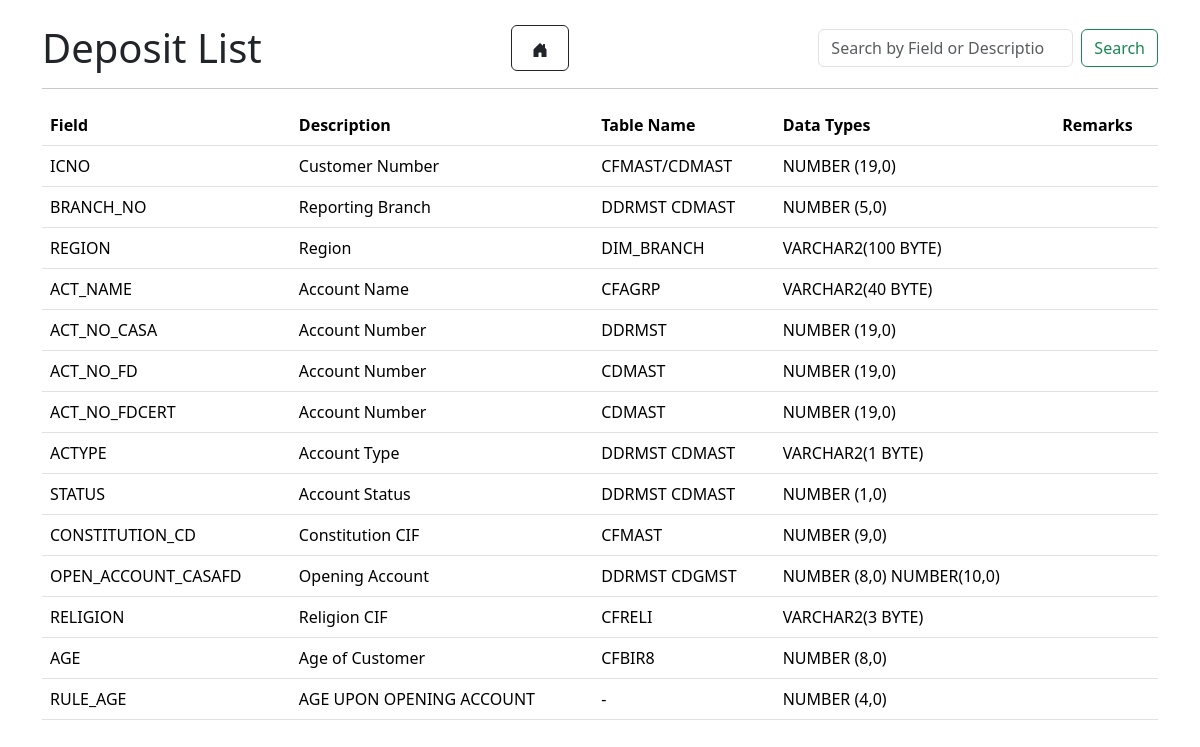
Page /datas/deposits/ on the earlier database version.
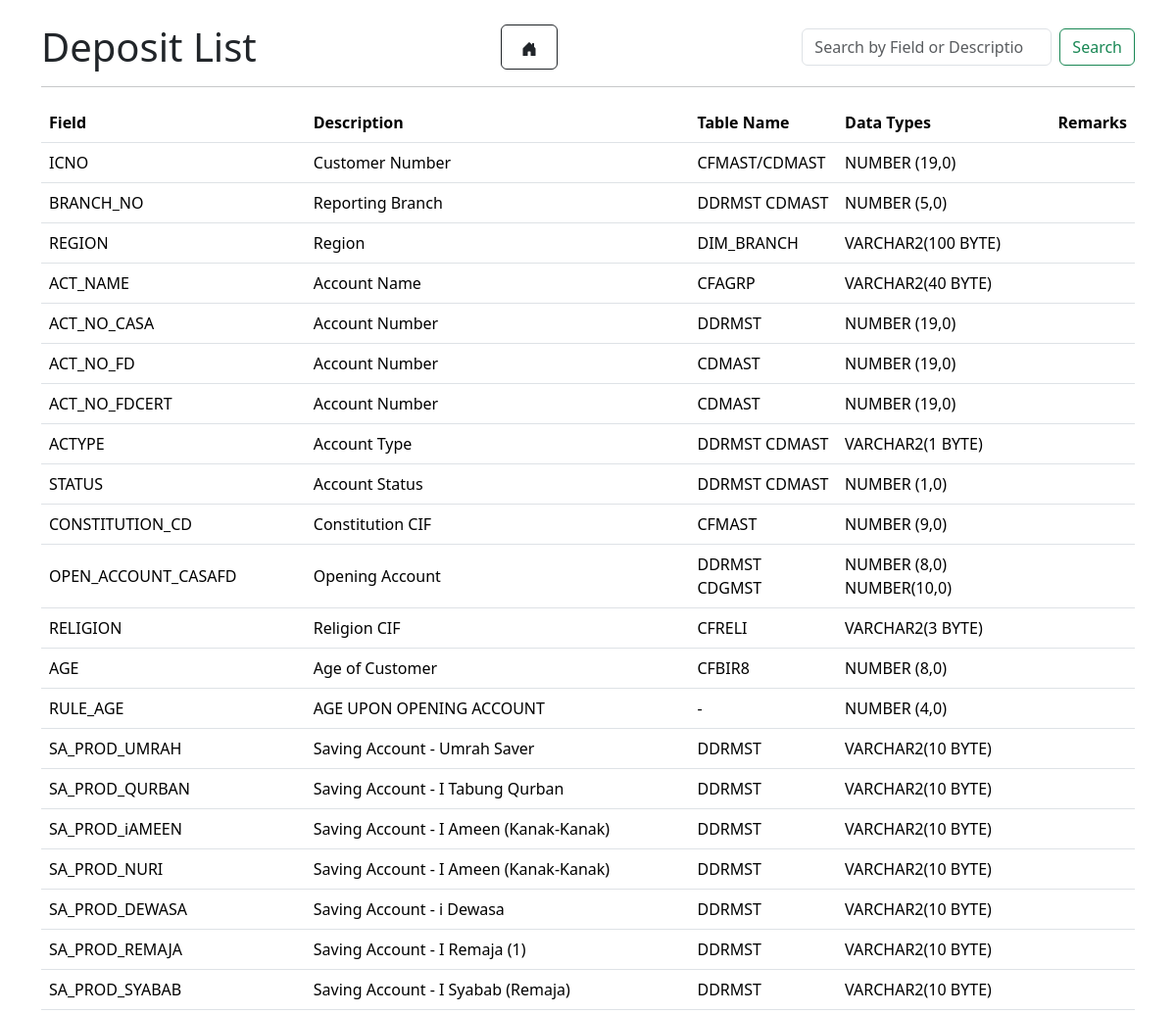
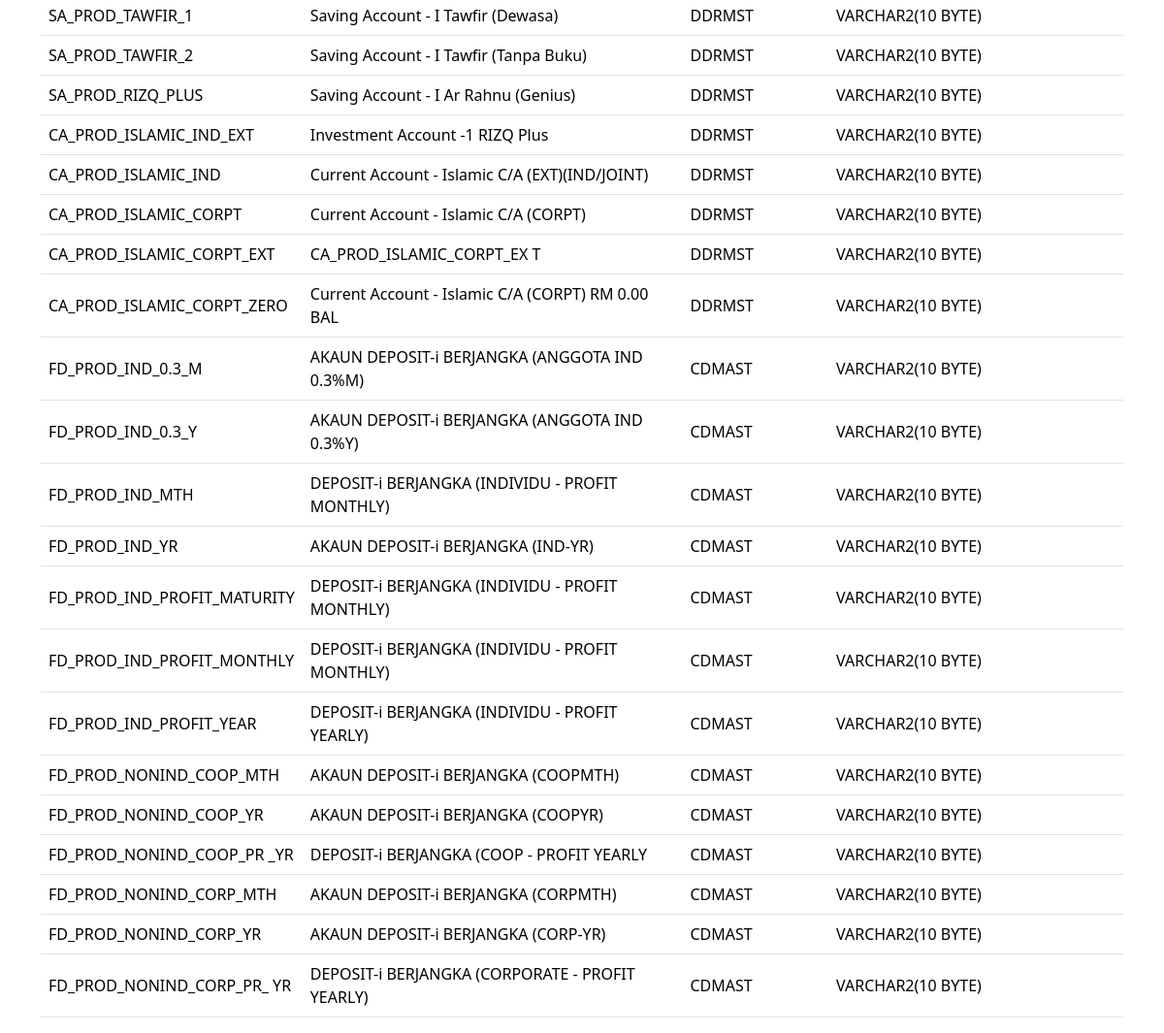
Same page on the later database version (2 pictures, top to bottom).
### datas/models.py (models this page shows, shortened)
class Deposit(models.Model):
    field = models.CharField(max_length=100)
    description = models.CharField(max_length=200)
    table_name = models.CharField(max_length=50)
    datatype = models.CharField(max_length=50)
    remarks = models.CharField(max_length=250, blank=True, null=True)

### datas/views.py (the view)
# urls.py: path('deposits/', dep_list, name='dep_list'),
def dep_list(request):
    query = request.GET.get('q')
    if query:
        deposits = Deposit.objects.filter(field__icontains=query) | Deposit.objects.filter(description__icontains=query)
    else:
        deposits = Deposit.objects.all()
    if request.headers.get('x-requested-with') == 'XMLHttpRequest':
        html = render_to_string('datas/partial_deposit_list.html', {'deposits': deposits})
        return JsonResponse({'html': html})
    return render(request, 'datas/dep_list.html', {'deposits': deposits})

### datas/templates/datas/dep_list.html (shortened to what this page needs)
<!DOCTYPE html>
<html lang="en">
<head>
    {% load static %}
    <link href="{% static 'bootstrap/css/bootstrap.min.css' %}" rel="stylesheet">
</head>
<div class="container mt-4">
    <div class="d-flex justify-content-between align-items-center mb-3">
        <h1 class="mb-0">Deposit List</h1>
        <a href="{% url 'front_page' %}" class="btn btn-outline-dark"> </a>
    <form class="d-flex" id="search-form">
            <input class="form-control me-2" type="search" id="search-input" placeholder="Search by Field or Description" aria-label="Search" style = "width: 255px">
            <button class="btn btn-outline-success" type="submit">Search</button>
        </form>
    </div>
<hr>
<body>
    <div class="table-responsive">
        <table class="table align-middle">
            <thead>
                <tr class="align-middle">
                    <th>Field</th>
                    <th>Description</th>
                    <th>Table Name</th>
                    <th>Data Types</th>
                    <th>Remarks</th>
                </tr>
            </thead>
            <tbody id="deposit-table-body">
                {% for deposit in deposits %}
                <tr class="align-middle">
                    <td>{{ deposit.field }}</td>
                    <td>{{ deposit.description }}</td>
                    <td>{{ deposit.table_name }}</td>
                    <td>{{ deposit.datatype }}</td>
                    <td>{{ deposit.remarks }}</td>
                </tr>
                {% empty %}
                <tr>
                    <td colspan="5">No results found.</td>
                </tr>
                {% endfor %}
            </tbody>
        </table>
    </div>
</body>
</html>

### datas/templates/datas/dep_list.html (style rules this page uses)
.btn.btn-outline-dark { padding: 10px 20px; transition: all 0.3s ease; }

Differences in the rows shown:
added Deposit: field "SA_PROD_UMRAH", description "Saving Account - Umrah Saver", table_name "DDRMST", datatype "VARCHAR2(10 BYTE)"
added Deposit: field "SA_PROD_QURBAN", description "Saving Account - I Tabung Qurban", table_name "DDRMST", datatype "VARCHAR2(10 BYTE)"
added Deposit: field "SA_PROD_iAMEEN", description "Saving Account - I Ameen (Kanak-Kanak)", table_name "DDRMST", datatype "VARCHAR2(10 BYTE)"
added Deposit: field "SA_PROD_NURI", description "Saving Account - I Ameen (Kanak-Kanak)", table_name "DDRMST", datatype "VARCHAR2(10 BYTE)"
added Deposit: field "SA_PROD_DEWASA", description "Saving Account - i Dewasa", table_name "DDRMST", datatype "VARCHAR2(10 BYTE)"
added Deposit: field "SA_PROD_REMAJA", description "Saving Account - I Remaja (1)", table_name "DDRMST", datatype "VARCHAR2(10 BYTE)"
added Deposit: field "SA_PROD_SYABAB", description "Saving Account - I Syabab (Remaja)", table_name "DDRMST", datatype "VARCHAR2(10 BYTE)"
added Deposit: field "SA_PROD_TAWFIR_1", description "Saving Account - I Tawfir (Dewasa)", table_name "DDRMST", datatype "VARCHAR2(10 BYTE)"
added Deposit: field "SA_PROD_TAWFIR_2", description "Saving Account - I Tawfir (Tanpa Buku)", table_name "DDRMST", datatype "VARCHAR2(10 BYTE)"
added Deposit: field "SA_PROD_RIZQ_PLUS", description "Saving Account - I Ar Rahnu (Genius)", table_name "DDRMST", datatype "VARCHAR2(10 BYTE)"
added Deposit: field "CA_PROD_ISLAMIC_IND_EXT", description "Investment Account -1 RIZQ Plus", table_name "DDRMST", datatype "VARCHAR2(10 BYTE)"
added Deposit: field "CA_PROD_ISLAMIC_IND", description "Current Account - Islamic C/A (EXT)(IND/JOINT)", table_name "DDRMST", datatype "VARCHAR2(10 BYTE)"
added Deposit: field "CA_PROD_ISLAMIC_CORPT", description "Current Account - Islamic C/A (CORPT)", table_name "DDRMST", datatype "VARCHAR2(10 BYTE)"
added Deposit: field "CA_PROD_ISLAMIC_CORPT_EXT", description "CA_PROD_ISLAMIC_CORPT_EX T", table_name "DDRMST", datatype "VARCHAR2(10 BYTE)"
added Deposit: field "CA_PROD_ISLAMIC_CORPT_ZERO", description "Current Account - Islamic C/A (CORPT) RM 0.00 BAL", table_name "DDRMST", datatype "VARCHAR2(10 BYTE)"
added Deposit: field "FD_PROD_IND_0.3_M", description "AKAUN DEPOSIT-i BERJANGKA (ANGGOTA IND 0.3%M)", table_name "CDMAST", datatype "VARCHAR2(10 BYTE)"
added Deposit: field "FD_PROD_IND_0.3_Y", description "AKAUN DEPOSIT-i BERJANGKA (ANGGOTA IND 0.3%Y)", table_name "CDMAST", datatype "VARCHAR2(10 BYTE)"
added Deposit: field "FD_PROD_IND_MTH", description "DEPOSIT-i BERJANGKA (INDIVIDU - PROFIT MONTHLY)", table_name "CDMAST", datatype "VARCHAR2(10 BYTE)"
added Deposit: field "FD_PROD_IND_YR", description "AKAUN DEPOSIT-i BERJANGKA (IND-YR)", table_name "CDMAST", datatype "VARCHAR2(10 BYTE)"
added Deposit: field "FD_PROD_IND_PROFIT_MATURITY", description "DEPOSIT-i BERJANGKA (INDIVIDU - PROFIT MONTHLY)", table_name "CDMAST", datatype "VARCHAR2(10 BYTE)"
added Deposit: field "FD_PROD_IND_PROFIT_MONTHLY", description "DEPOSIT-i BERJANGKA (INDIVIDU - PROFIT MONTHLY)", table_name "CDMAST", datatype "VARCHAR2(10 BYTE)"
added Deposit: field "FD_PROD_IND_PROFIT_YEAR", description "DEPOSIT-i BERJANGKA (INDIVIDU - PROFIT YEARLY)", table_name "CDMAST", datatype "VARCHAR2(10 BYTE)"
added Deposit: field "FD_PROD_NONIND_COOP_MTH", description "AKAUN DEPOSIT-i BERJANGKA (COOPMTH)", table_name "CDMAST", datatype "VARCHAR2(10 BYTE)"
added Deposit: field "FD_PROD_NONIND_COOP_YR", description "AKAUN DEPOSIT-i BERJANGKA (COOPYR)", table_name "CDMAST", datatype "VARCHAR2(10 BYTE)"
added Deposit: field "FD_PROD_NONIND_COOP_PR _YR", description "DEPOSIT-i BERJANGKA (COOP - PROFIT YEARLY", table_name "CDMAST", datatype "VARCHAR2(10 BYTE)"
added Deposit: field "FD_PROD_NONIND_CORP_MTH", description "AKAUN DEPOSIT-i BERJANGKA (CORPMTH)", table_name "CDMAST", datatype "VARCHAR2(10 BYTE)"
added Deposit: field "FD_PROD_NONIND_CORP_YR", description "AKAUN DEPOSIT-i BERJANGKA (CORP-YR)", table_name "CDMAST", datatype "VARCHAR2(10 BYTE)"
added Deposit: field "FD_PROD_NONIND_CORP_PR_ YR", description "DEPOSIT-i BERJANGKA (CORPORATE - PROFIT YEARLY)", table_name "CDMAST", datatype "VARCHAR2(10 BYTE)"
